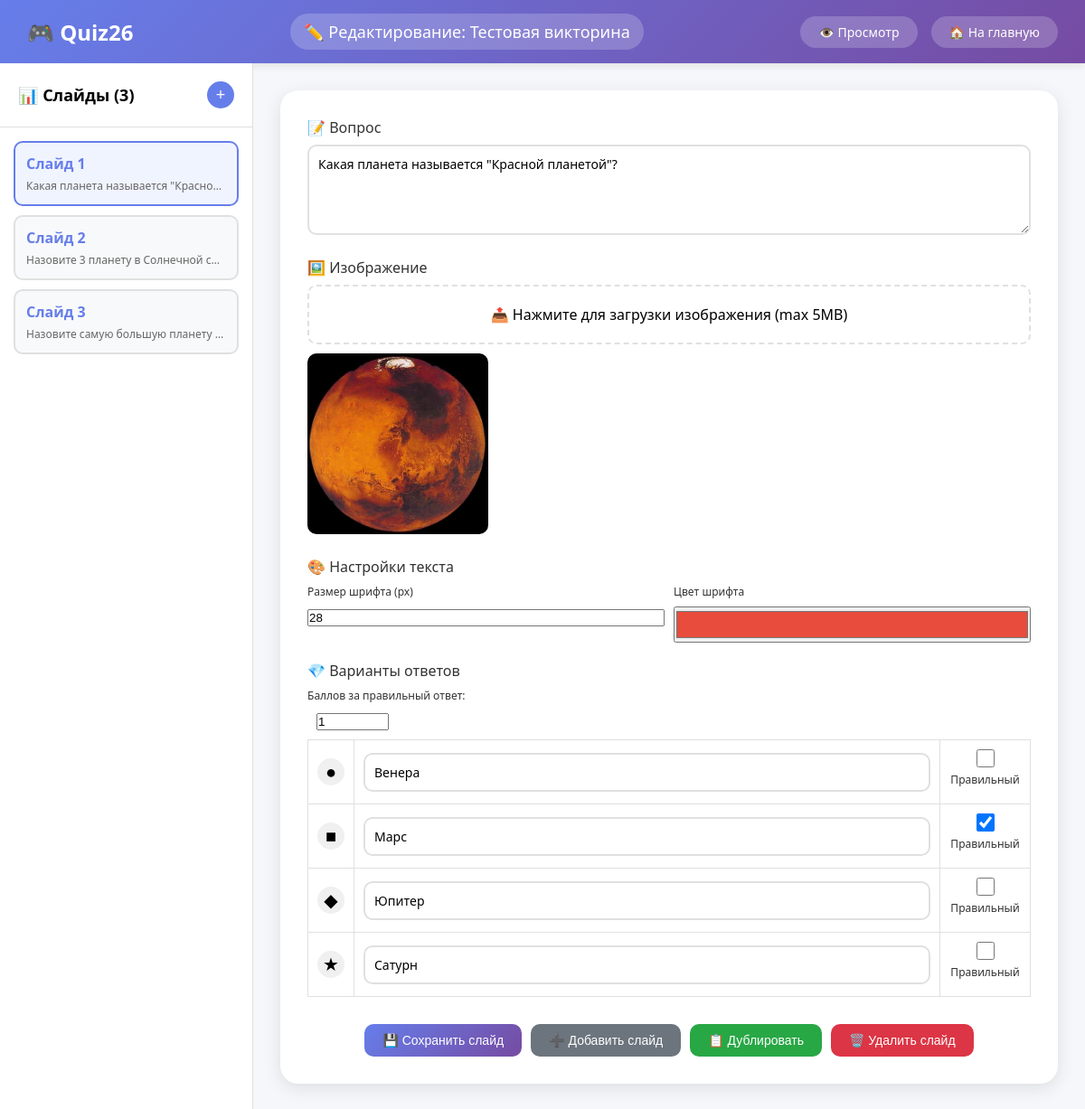
Screenshot of /quiz_editor.php?id=1&mode=edit (signed in) with the database file from the repository.
### tables this page shows
CREATE TABLE `quizzes` (
  `id` int(10) UNSIGNED NOT NULL,
  `user_id` int(10) UNSIGNED NOT NULL,
  `category_id` int(10) UNSIGNED DEFAULT NULL,
  `title` varchar(255) NOT NULL,
  `description` text DEFAULT NULL,
  `is_public` tinyint(1) DEFAULT 0,
  `tags` varchar(255) DEFAULT NULL,
  `slide_duration` int(10) UNSIGNED DEFAULT 30,
  `background_music` varchar(255) DEFAULT NULL,
  `created_at` timestamp NOT NULL DEFAULT current_timestamp(),
  `updated_at` timestamp NOT NULL DEFAULT current_timestamp() ON UPDATE current_timestamp()
);

CREATE TABLE `slides` (
  `id` int(10) UNSIGNED NOT NULL,
  `quiz_id` int(10) UNSIGNED NOT NULL,
  `slide_order` int(10) UNSIGNED NOT NULL,
  `question_text` text NOT NULL,
  `image_path` varchar(255) DEFAULT NULL,
  `font_size` int(10) UNSIGNED DEFAULT 24,
  `font_color` varchar(7) DEFAULT '#000000',
  `created_at` timestamp NOT NULL DEFAULT current_timestamp(),
  `updated_at` timestamp NOT NULL DEFAULT current_timestamp() ON UPDATE current_timestamp()
);

CREATE TABLE `answer_options` (
  `id` int(10) UNSIGNED NOT NULL,
  `slide_id` int(10) UNSIGNED NOT NULL,
  `option_text` varchar(255) NOT NULL,
  `is_correct` tinyint(1) DEFAULT 0,
  `option_order` int(10) UNSIGNED NOT NULL,
  `shape_type` enum('circle','square','diamond','star') DEFAULT 'circle',
  `created_at` timestamp NOT NULL DEFAULT current_timestamp()
);

### quiz_editor.php (the view, shortened to what this page needs)
<?php
require_once 'config/database.php';
$user_id = $_SESSION['user_id'];
$quiz_id = isset($_GET['id']) ? intval($_GET['id']) : 0;
$mode = isset($_GET['mode']) ? $_GET['mode'] : 'edit';
$stmt = $conn->prepare("SELECT * FROM quizzes WHERE id = ? AND user_id = ?");
$stmt->bind_param("ii", $quiz_id, $user_id);
$stmt->execute();
$result = $stmt->get_result();
$quiz = $result->fetch_assoc();
$slides = [];
$stmt = $conn->prepare("SELECT * FROM slides WHERE quiz_id = ? ORDER BY slide_order ASC");
$stmt->bind_param("i", $quiz_id);
$stmt->execute();
$result = $stmt->get_result();
while ($row = $result->fetch_assoc()) {
    $options_stmt = $conn->prepare("SELECT * FROM answer_options WHERE slide_id = ? ORDER BY option_order ASC");
    $options_stmt->bind_param("i", $row['id']);
    $options_stmt->execute();
    $options_result = $options_stmt->get_result();
    $row['options'] = [];
    while ($option = $options_result->fetch_assoc()) {
        $row['options'][] = $option;
    }
    $slides[] = $row;
}
$current_slide_index = isset($_GET['slide']) ? intval($_GET['slide']) : 0;
?>
<!DOCTYPE html>
<html lang="ru">
<head>
</head>
<body>
    <div class="header">
        <div class="logo" onclick="window.location.href='dashboard.php'">🎮 Quiz26</div>
        <div class="quiz-title">
            <?php echo $mode === 'preview' ? '👁️ Просмотр: ' : '✏️ Редактирование: '; ?>
            <?php echo htmlspecialchars($quiz['title']); ?>
        </div>
        <div class="header-actions">
            <?php if ($mode === 'edit'): ?>
                <a href="?id=<?php echo $quiz_id; ?>&mode=preview" class="btn-header">👁️ Просмотр</a>
            <?php else: ?>
                <a href="?id=<?php echo $quiz_id; ?>&mode=edit" class="btn-header">✏️ Редактировать</a>
            <?php endif; ?>
            <a href="dashboard.php" class="btn-header">🏠 На главную</a>
        </div>
    </div>
    <?php if ($mode === 'edit'): ?>
    <div class="main-container">
        <div class="slides-sidebar">
            <div class="sidebar-header">
                <span>📊 Слайды (<?php echo count($slides); ?>)</span>
                <button class="btn-add-slide" onclick="addSlide()">+</button>
            </div>
            <div class="slides-list" id="slidesList">
                <?php foreach ($slides as $index => $slide): ?>
                <div class="slide-thumb <?php echo $index === $current_slide_index ? 'active' : ''; ?>" onclick="selectSlide(<?php echo $index; ?>)">
                    <div class="slide-number">Слайд <?php echo $index + 1; ?></div>
                    <div class="slide-preview">
                        <?php echo htmlspecialchars(mb_substr($slide['question_text'], 0, 50)) ?: 'Новый вопрос'; ?>
                    </div>
                </div>
                <?php endforeach; ?>
            </div>
        </div>
        <div class="editor-area">
            <div class="slide-editor">
                <div class="form-group">
                    <label>📝 Вопрос</label>
                    <textarea id="questionText" placeholder="Введите текст вопроса..."><?php echo htmlspecialchars($slides[$current_slide_index]['question_text'] ?? ''); ?></textarea>
                </div>
                <div class="form-group">
                    <label>🖼️ Изображение</label>
                    <div class="image-upload" onclick="document.getElementById('imageInput').click()">
                        📤 Нажмите для загрузки изображения (max 5MB)
                    </div>
                    <div id="imagePreview" class="image-preview">
                        <?php
                        $currentImage = $slides[$current_slide_index]['image_path'] ?? null;
                        if ($currentImage && file_exists('uploads/' . $currentImage)):
                        ?>
                            <img src="uploads/<?php echo htmlspecialchars($currentImage); ?>?t=<?php echo time(); ?>">
                        <?php endif; ?>
                    </div>
                </div>
                <div class="form-group">
                    <label>🎨 Настройки текста</label>
                    <div style="display: flex; gap: 10px; flex-wrap: wrap;">
                        <div style="flex: 1;">
                            <label style="font-size: 12px;">Размер шрифта (px)</label>
                            <input type="number" id="fontSize" value="<?php echo $slides[$current_slide_index]['font_size'] ?? 24; ?>" min="12" max="72" style="width: 100%;">
                        </div>
                        <div style="flex: 1;">
                            <label style="font-size: 12px;">Цвет шрифта</label>
                            <input type="color" id="fontColor" value="<?php echo $slides[$current_slide_index]['font_color'] ?? '#000000'; ?>" style="width: 100%; height: 40px;">
                        </div>
                    </div>
                </div>
                <div class="form-group">
                    <label>💎 Варианты ответов</label>
                    <div style="margin-bottom: 10px;">
                        <label style="font-size: 12px;">Баллов за правильный ответ:</label>
                        <input type="number" id="points" value="1" min="1" max="100" style="width: 80px; margin-left: 10px;">
                    </div>
                    <table class="options-table">
                        <tbody>
                            <?php
                            $options = $slides[$current_slide_index]['options'];
                            $shapes = ['●', '■', '◆', '★'];
                            for ($i = 0; $i < 4; $i++):
                                $option = isset($options[$i]) ? $options[$i] : ['option_text' => '', 'is_correct' => 0];
                            ?>
                            <tr>
                                <td style="width: 50px; text-align: center;">
                                    <span class="shape-badge"><?php echo $shapes[$i]; ?></span>
                                </td>
                                <td>
                                    <input type="text" class="option-input" data-option-index="<?php echo $i; ?>"
                                           value="<?php echo htmlspecialchars($option['option_text']); ?>"
                                           placeholder="Вариант ответа <?php echo $i+1; ?>">
                                </td>
                                <td style="width: 100px; text-align: center;">
                                    <input type="checkbox" class="correct-checkbox" data-option-index="<?php echo $i; ?>"
                                           <?php echo ($option['is_correct'] ?? 0) ? 'checked' : ''; ?>>
                                    <label style="font-size: 12px;">Правильный</label>
                                </td>
                            </tr>
                            <?php endfor; ?>
                        </tbody>
                    </table>
                </div>
                <div class="editor-actions">
                    <button type="button" class="btn btn-primary" onclick="saveSlide()">💾 Сохранить слайд</button>
                    <button type="button" class="btn btn-secondary" onclick="addSlide()">➕ Добавить слайд</button>
                    <button type="button" class="btn btn-success" onclick="duplicateCurrentSlide()">📋 Дублировать</button>
                    <button type="button" class="btn btn-danger" onclick="deleteCurrentSlide()">🗑️ Удалить слайд</button>
                </div>
            </div>
        </div>
    </div>
    <?php endif; ?>
</body>
</html>

### quiz_editor.php (style rules this page uses)
* { margin: 0; padding: 0; box-sizing: border-box; }
body { font-family: 'Segoe UI', Tahoma, Geneva, Verdana, sans-serif; background: #f5f7fa; overflow: hidden; }
.header { background: linear-gradient(135deg, #667eea 0%, #764ba2 100%); color: white; padding: 15px 30px; display: flex; justify-content: space-between; align-items: center; box-shadow: 0 2px 10px rgba(0,0,0,0.1); }
.logo { font-size: 24px; font-weight: bold; cursor: pointer; }
.quiz-title { font-size: 18px; background: rgba(255,255,255,0.2); padding: 8px 15px; border-radius: 20px; }
.header-actions { display: flex; gap: 15px; }
.btn-header { background: rgba(255,255,255,0.2); padding: 8px 20px; border: none; border-radius: 20px; color: white; cursor: pointer; transition: all 0.3s; font-size: 14px; text-decoration: none; display: inline-block; }
.main-container { display: flex; height: calc(100vh - 70px); }
.slides-sidebar { width: 280px; background: white; border-right: 1px solid #e0e0e0; display: flex; flex-direction: column; overflow-y: auto; }
.sidebar-header { padding: 20px; border-bottom: 1px solid #e0e0e0; font-weight: bold; font-size: 18px; display: flex; justify-content: space-between; align-items: center; }
.btn-add-slide { background: #667eea; color: white; border: none; width: 30px; height: 30px; border-radius: 50%; cursor: pointer; font-size: 18px; transition: all 0.3s; }
.slides-list { flex: 1; overflow-y: auto; padding: 15px; }
.slide-thumb { background: #f8f9fa; border: 2px solid #e0e0e0; border-radius: 10px; padding: 12px; margin-bottom: 10px; cursor: pointer; transition: all 0.3s; position: relative; }
.slide-thumb.active { border-color: #667eea; background: #f0f4ff; }
.slide-number { font-weight: bold; color: #667eea; margin-bottom: 5px; }
.slide-preview { font-size: 12px; color: #666; overflow: hidden; text-overflow: ellipsis; white-space: nowrap; }
.editor-area { flex: 1; overflow-y: auto; padding: 30px; }
.slide-editor { max-width: 900px; margin: 0 auto; background: white; border-radius: 20px; padding: 30px; box-shadow: 0 5px 20px rgba(0,0,0,0.1); }
.form-group { margin-bottom: 20px; }
.form-group label { display: block; margin-bottom: 8px; font-weight: 500; color: #333; }
.form-group input[type="text"], .form-group textarea { width: 100%; padding: 10px; border: 2px solid #e0e0e0; border-radius: 10px; font-size: 14px; font-family: inherit; }
.form-group textarea { min-height: 100px; resize: vertical; }
.image-upload { border: 2px dashed #e0e0e0; border-radius: 10px; padding: 20px; text-align: center; cursor: pointer; transition: all 0.3s; }
.image-preview { max-width: 100%; margin-top: 10px; display: none; }
.image-preview img { max-width: 100%; max-height: 200px; border-radius: 10px; }
.options-table { width: 100%; border-collapse: collapse; margin-top: 10px; }
.options-table td { padding: 10px; border: 1px solid #e0e0e0; vertical-align: middle; }
.option-input { width: 100%; padding: 8px; border: 1px solid #ddd; border-radius: 5px; font-size: 14px; }
.correct-checkbox { width: 20px; height: 20px; cursor: pointer; }
.shape-badge { display: inline-block; width: 30px; height: 30px; line-height: 30px; text-align: center; font-size: 20px; background: #f0f0f0; border-radius: 50%; }
.editor-actions { display: flex; gap: 10px; margin-top: 30px; justify-content: center; flex-wrap: wrap; }
.btn { padding: 10px 20px; border: none; border-radius: 10px; cursor: pointer; font-size: 14px; font-weight: 500; transition: all 0.3s; }
.btn-primary { background: linear-gradient(135deg, #667eea 0%, #764ba2 100%); color: white; }
.btn-secondary { background: #6c757d; color: white; }
.btn-danger { background: #dc3545; color: white; }
.btn-success { background: #28a745; color: white; }

### rows the page displays
quizzes: title "Тестовая викторина"
slides: question_text "Какая планета называется \"Красно…", question_text "Какая планета называется \"Красной планетой\"?", image_path (picture), font_size "28", font_color "#e74c3c"
slides: question_text "Назовите 3 планету в Солнечной с…"
slides: question_text "Назовите самую большую планету…"
answer_options: i "●", option_text "Венера"
answer_options: i "■", option_text "Марс", is_correct "☑"
answer_options: i "◆", option_text "Юпитер"
answer_options: i "★", option_text "Сатурн"

### other values shown
count($slides) "3"
